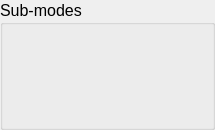
<?xml version="1.0" encoding="UTF-8"?>
<ui version="4.0">
 <class>ModeSelectionButton</class>
 <widget class="QWidget" name="ModeSelectionButton">
  <property name="geometry">
   <rect>
    <x>0</x>
    <y>0</y>
    <width>215</width>
    <height>130</height>
   </rect>
  </property>
  <property name="windowTitle">
   <string>Form</string>
  </property>
  <layout class="QHBoxLayout" name="horizontalLayout">
   <property name="spacing">
    <number>6</number>
   </property>
   <property name="leftMargin">
    <number>0</number>
   </property>
   <property name="topMargin">
    <number>0</number>
   </property>
   <property name="rightMargin">
    <number>0</number>
   </property>
   <property name="bottomMargin">
    <number>0</number>
   </property>
   <item>
    <widget class="QGroupBox" name="submodesBox">
     <property name="font">
      <font>
       <pointsize>12</pointsize>
      </font>
     </property>
     <property name="title">
      <string>Sub-modes</string>
     </property>
     <property name="flat">
      <bool>true</bool>
     </property>
     <layout class="QVBoxLayout" name="verticalLayout">
      <property name="leftMargin">
       <number>2</number>
      </property>
      <property name="topMargin">
       <number>2</number>
      </property>
      <property name="rightMargin">
       <number>2</number>
      </property>
      <property name="bottomMargin">
       <number>2</number>
      </property>
      <item>
       <layout class="QHBoxLayout" name="submodeLayout">
        <property name="spacing">
         <number>8</number>
        </property>
       </layout>
      </item>
     </layout>
    </widget>
   </item>
  </layout>
 </widget>
 <resources/>
 <connections/>
</ui>
